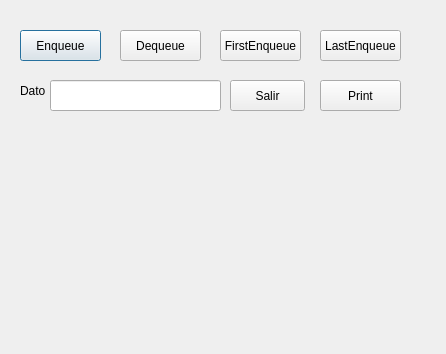
<?xml version="1.0" encoding="UTF-8"?>
<ui version="4.0">
 <class>Dialog</class>
 <widget class="QDialog" name="Dialog">
  <property name="geometry">
   <rect>
    <x>0</x>
    <y>0</y>
    <width>446</width>
    <height>354</height>
   </rect>
  </property>
  <property name="windowTitle">
   <string>Dialog</string>
  </property>
  <widget class="QPushButton" name="btn_enqueue">
   <property name="geometry">
    <rect>
     <x>20</x>
     <y>30</y>
     <width>81</width>
     <height>31</height>
    </rect>
   </property>
   <property name="text">
    <string>Enqueue</string>
   </property>
  </widget>
  <widget class="QPushButton" name="btn_dequeue">
   <property name="geometry">
    <rect>
     <x>120</x>
     <y>30</y>
     <width>81</width>
     <height>31</height>
    </rect>
   </property>
   <property name="text">
    <string>Dequeue</string>
   </property>
  </widget>
  <widget class="QPushButton" name="btn_first">
   <property name="geometry">
    <rect>
     <x>220</x>
     <y>30</y>
     <width>81</width>
     <height>31</height>
    </rect>
   </property>
   <property name="text">
    <string>FirstEnqueue</string>
   </property>
  </widget>
  <widget class="QPushButton" name="btn_last">
   <property name="geometry">
    <rect>
     <x>320</x>
     <y>30</y>
     <width>81</width>
     <height>31</height>
    </rect>
   </property>
   <property name="text">
    <string>LastEnqueue</string>
   </property>
  </widget>
  <widget class="QPushButton" name="btn_print">
   <property name="geometry">
    <rect>
     <x>320</x>
     <y>80</y>
     <width>81</width>
     <height>31</height>
    </rect>
   </property>
   <property name="text">
    <string>Print</string>
   </property>
  </widget>
  <widget class="QLabel" name="label">
   <property name="geometry">
    <rect>
     <x>20</x>
     <y>80</y>
     <width>51</width>
     <height>21</height>
    </rect>
   </property>
   <property name="text">
    <string>Dato</string>
   </property>
  </widget>
  <widget class="QLineEdit" name="txt_dato">
   <property name="geometry">
    <rect>
     <x>50</x>
     <y>80</y>
     <width>171</width>
     <height>31</height>
    </rect>
   </property>
  </widget>
  <widget class="QPushButton" name="btn_salir">
   <property name="geometry">
    <rect>
     <x>230</x>
     <y>80</y>
     <width>75</width>
     <height>31</height>
    </rect>
   </property>
   <property name="text">
    <string>Salir</string>
   </property>
  </widget>
  <widget class="QLabel" name="txt_resultado">
   <property name="geometry">
    <rect>
     <x>30</x>
     <y>140</y>
     <width>381</width>
     <height>181</height>
    </rect>
   </property>
   <property name="text">
    <string/>
   </property>
  </widget>
 </widget>
 <resources/>
 <connections/>
</ui>
